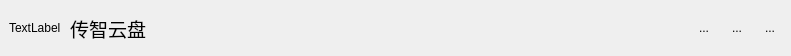
<?xml version="1.0" encoding="UTF-8"?>
<ui version="4.0">
 <class>TitleWg</class>
 <widget class="QWidget" name="TitleWg">
  <property name="geometry">
   <rect>
    <x>0</x>
    <y>0</y>
    <width>791</width>
    <height>56</height>
   </rect>
  </property>
  <property name="windowTitle">
   <string>Form</string>
  </property>
  <layout class="QHBoxLayout" name="horizontalLayout">
   <property name="spacing">
    <number>9</number>
   </property>
   <property name="leftMargin">
    <number>9</number>
   </property>
   <property name="topMargin">
    <number>0</number>
   </property>
   <property name="rightMargin">
    <number>9</number>
   </property>
   <property name="bottomMargin">
    <number>0</number>
   </property>
   <item>
    <widget class="QLabel" name="logo">
     <property name="text">
      <string>TextLabel</string>
     </property>
    </widget>
   </item>
   <item>
    <widget class="QLabel" name="wgtitle">
     <property name="font">
      <font>
       <family>新宋体</family>
       <pointsize>14</pointsize>
      </font>
     </property>
     <property name="text">
      <string>传智云盘</string>
     </property>
    </widget>
   </item>
   <item>
    <spacer name="horizontalSpacer">
     <property name="orientation">
      <enum>Qt::Horizontal</enum>
     </property>
     <property name="sizeHint" stdset="0">
      <size>
       <width>489</width>
       <height>20</height>
      </size>
     </property>
    </spacer>
   </item>
   <item>
    <widget class="QToolButton" name="set">
     <property name="text">
      <string>...</string>
     </property>
     <property name="icon">
      <iconset resource="qrc.qrc">
       <normaloff>:/images/login_setting.png</normaloff>:/images/login_setting.png</iconset>
     </property>
     <property name="iconSize">
      <size>
       <width>32</width>
       <height>32</height>
      </size>
     </property>
     <property name="autoRaise">
      <bool>true</bool>
     </property>
    </widget>
   </item>
   <item>
    <widget class="QToolButton" name="min">
     <property name="text">
      <string>...</string>
     </property>
     <property name="icon">
      <iconset resource="qrc.qrc">
       <normaloff>:/images/login_min.png</normaloff>:/images/login_min.png</iconset>
     </property>
     <property name="iconSize">
      <size>
       <width>32</width>
       <height>32</height>
      </size>
     </property>
     <property name="autoRaise">
      <bool>true</bool>
     </property>
    </widget>
   </item>
   <item>
    <widget class="QToolButton" name="close">
     <property name="text">
      <string>...</string>
     </property>
     <property name="icon">
      <iconset resource="qrc.qrc">
       <normaloff>:/images/login_close.png</normaloff>:/images/login_close.png</iconset>
     </property>
     <property name="iconSize">
      <size>
       <width>32</width>
       <height>32</height>
      </size>
     </property>
     <property name="autoRaise">
      <bool>true</bool>
     </property>
    </widget>
   </item>
  </layout>
 </widget>
 <resources>
  <include location="qrc.qrc"/>
 </resources>
 <connections/>
</ui>
